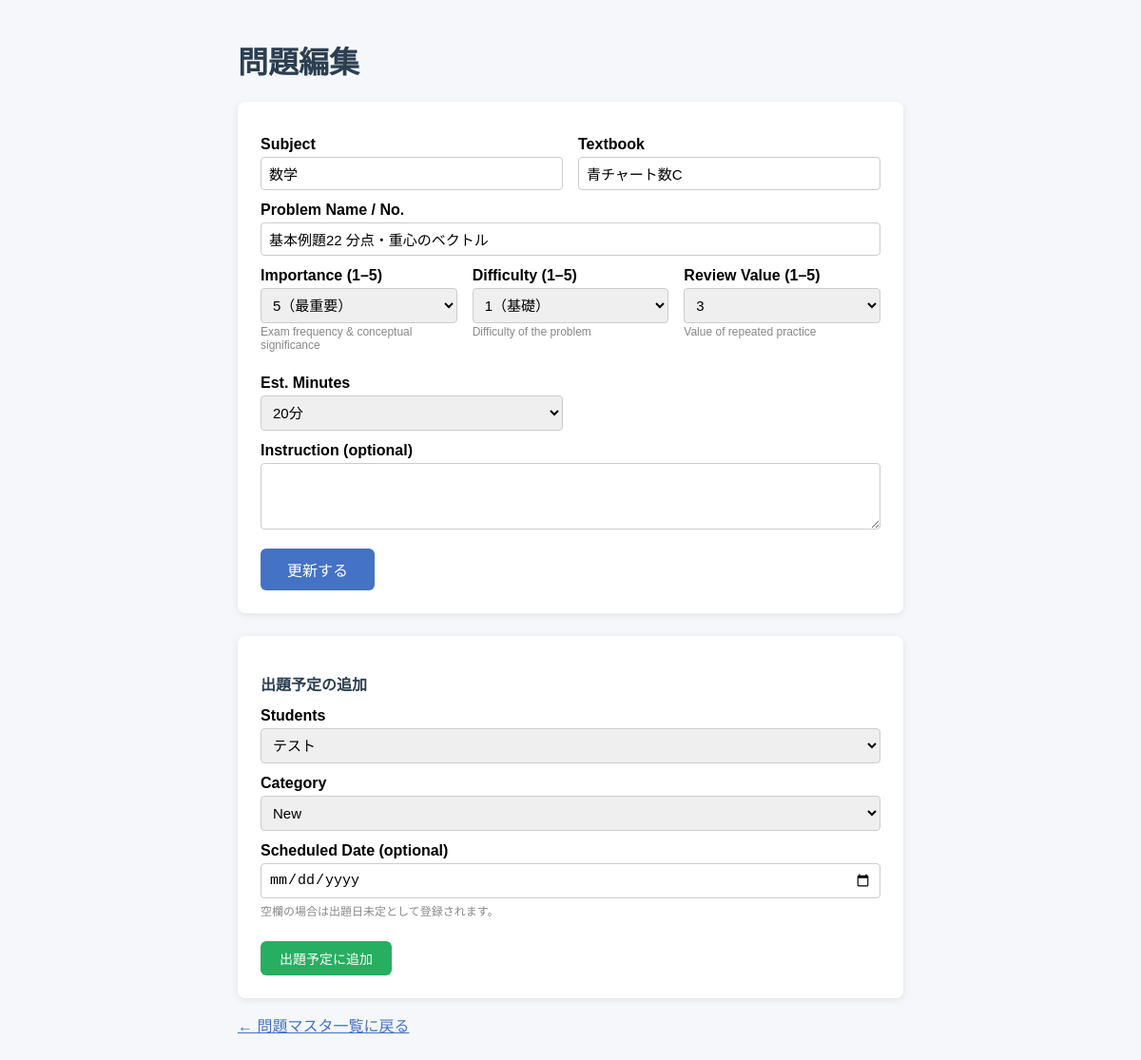
The page /problems/edit/402 on the database its author committed.
### tables this page shows
CREATE TABLE problems (
            problem_id INTEGER PRIMARY KEY AUTOINCREMENT,
            subject TEXT NOT NULL,
            textbook TEXT NOT NULL,
            problem_number TEXT NOT NULL,
            importance TEXT NOT NULL,
            type TEXT NOT NULL
        , instruction TEXT, difficulty INTEGER DEFAULT 3, review_value INTEGER DEFAULT 3, estimated_minutes INTEGER DEFAULT 15, textbook_id INTEGER, section_id INTEGER, order_in_textbook INTEGER, total_minutes INTEGER DEFAULT NULL);

### app.py (the view, shortened to what this page needs)
@app.route("/problems/edit/<int:problem_id>", methods=["GET", "POST"])
def problem_edit(problem_id):
    conn = get_connection()
    c = conn.cursor()
    c.execute("SELECT * FROM problems WHERE problem_id=?", (problem_id,))
    problem = c.fetchone()
    c.execute("SELECT * FROM students ORDER BY student_id")
    students = c.fetchall()
    conn.close()
    return render_template("problem_edit.html", problem=problem, students=students)

### database.py (called while the page is built)
def get_connection():
    conn = sqlite3.connect(DB_PATH)
    conn.row_factory = sqlite3.Row
    return conn

### templates/problem_edit.html (shortened to what this page needs)
<!DOCTYPE html>
<html lang="ja">
<head>
</head>
<body>
  <h1>問題編集</h1>
  <div class="form-box">
    <form method="POST">
      <div class="row2">
        <div>
          <label>Subject</label>
          <input type="text" name="subject" value="{{ problem.subject }}" required>
        </div>
        <div>
          <label>Textbook</label>
          <input type="text" name="textbook" value="{{ problem.textbook }}" required>
        </div>
      </div>
      <label>Problem Name / No.</label>
      <input type="text" name="problem_number" value="{{ problem.problem_number }}" required>
      <div class="row3">
        <div>
          <label>Importance (1–5)</label>
          <select name="importance">
            {% for i in range(5, 0, -1) %}
            <option value="{{ i }}" {% if problem.importance == i %}selected{% endif %}>
              {{ i }}{% if i == 5 %}（最重要）{% elif i == 1 %}（低）{% endif %}
            </option>
            {% endfor %}
          </select>
          <p class="hint">Exam frequency &amp; conceptual significance</p>
        </div>
        <div>
          <label>Difficulty (1–5)</label>
          <select name="difficulty">
            {% for i in range(5, 0, -1) %}
            <option value="{{ i }}" {% if problem.difficulty == i %}selected{% endif %}>
              {{ i }}{% if i == 5 %}（最難）{% elif i == 1 %}（基礎）{% endif %}
            </option>
            {% endfor %}
          </select>
          <p class="hint">Difficulty of the problem</p>
        </div>
        <div>
          <label>Review Value (1–5)</label>
          <select name="review_value">
            {% for i in range(5, 0, -1) %}
            <option value="{{ i }}" {% if problem.review_value == i %}selected{% endif %}>
              {{ i }}{% if i == 5 %}（最高）{% elif i == 1 %}（最低）{% endif %}
            </option>
            {% endfor %}
          </select>
          <p class="hint">Value of repeated practice</p>
        </div>
      </div>
      <div class="row2">
        <div>
          <label>Est. Minutes</label>
          <select name="estimated_minutes">
            {% for m in range(5, 125, 5) %}
            <option value="{{ m }}" {% if problem.estimated_minutes == m %}selected{% endif %}>{{ m }}分</option>
            {% endfor %}
          </select>
        </div>
      </div>
      <label>Instruction (optional)</label>
      <textarea name="instruction">{{ problem.instruction or "" }}</textarea>
      <button type="submit">更新する</button>
    </form>
  </div>
  <div class="form-box" style="margin-top:24px;">
    <h2 style="font-size:16px;color:#2c3e50;">出題予定の追加</h2>
    <form method="POST" action="/problems/assign/{{ problem.problem_id }}">
      <label>Students</label>
      <select name="student_id" style="width:100%;padding:8px;border:1px solid #ccc;border-radius:4px;font-size:15px;box-sizing:border-box;">
        {% for s in students %}
        <option value="{{ s.student_id }}">{{ s.name }}</option>
        {% endfor %}
      </select>
      <label>Category</label>
      <select name="category" style="width:100%;padding:8px;margin-top:4px;border:1px solid #ccc;border-radius:4px;font-size:15px;box-sizing:border-box;">
        <option value="予習">New</option>
      </select>
      <label>Scheduled Date (optional)</label>
      <input type="date" name="scheduled_date" style="width:100%;padding:8px;margin-top:4px;border:1px solid #ccc;border-radius:4px;font-size:15px;box-sizing:border-box;">
      <p style="font-size:12px;color:#888;margin-top:4px;">空欄の場合は出題日未定として登録されます。</p>
      <button type="submit" style="margin-top:12px;padding:8px 20px;background:#27ae60;color:white;border:none;border-radius:6px;font-size:14px;cursor:pointer;">出題予定に追加</button>
    </form>
  </div>
  <p><a href="/problems">← 問題マスタ一覧に戻る</a></p>
</body>
</html>

### templates/problem_edit.html (style rules this page uses)
body { font-family: sans-serif; max-width: 700px; margin: 40px auto; background: #f5f7fa; }
h1 { color: #2c3e50; }
.form-box { background: white; padding: 24px; border-radius: 8px; box-shadow: 0 2px 8px rgba(0,0,0,0.08); }
label { display: block; margin-top: 12px; font-weight: bold; }
input[type="text"], select, textarea { width: 100%; padding: 8px; margin-top: 4px; border: 1px solid #ccc; border-radius: 4px; font-size: 15px; box-sizing: border-box; }
textarea { height: 70px; resize: vertical; }
.row2 { display: grid; grid-template-columns: 1fr 1fr; gap: 16px; }
.row3 { display: grid; grid-template-columns: 1fr 1fr 1fr; gap: 16px; }
.hint { font-size: 12px; color: #888; margin-top: 2px; }
button { margin-top: 16px; padding: 10px 28px; background: #4472C4; color: white; border: none; border-radius: 6px; font-size: 16px; cursor: pointer; }
a { color: #4472C4; }

### rows shown on the page
problems: subject "数学", textbook "青チャート数C", problem_number "基本例題22 分点・重心のベクトル", difficulty "1（基礎）", review_value "3", estimated_minutes "20分"

### other values the page prints
form field importance "5（最重要）"
form field student_id "テスト"
